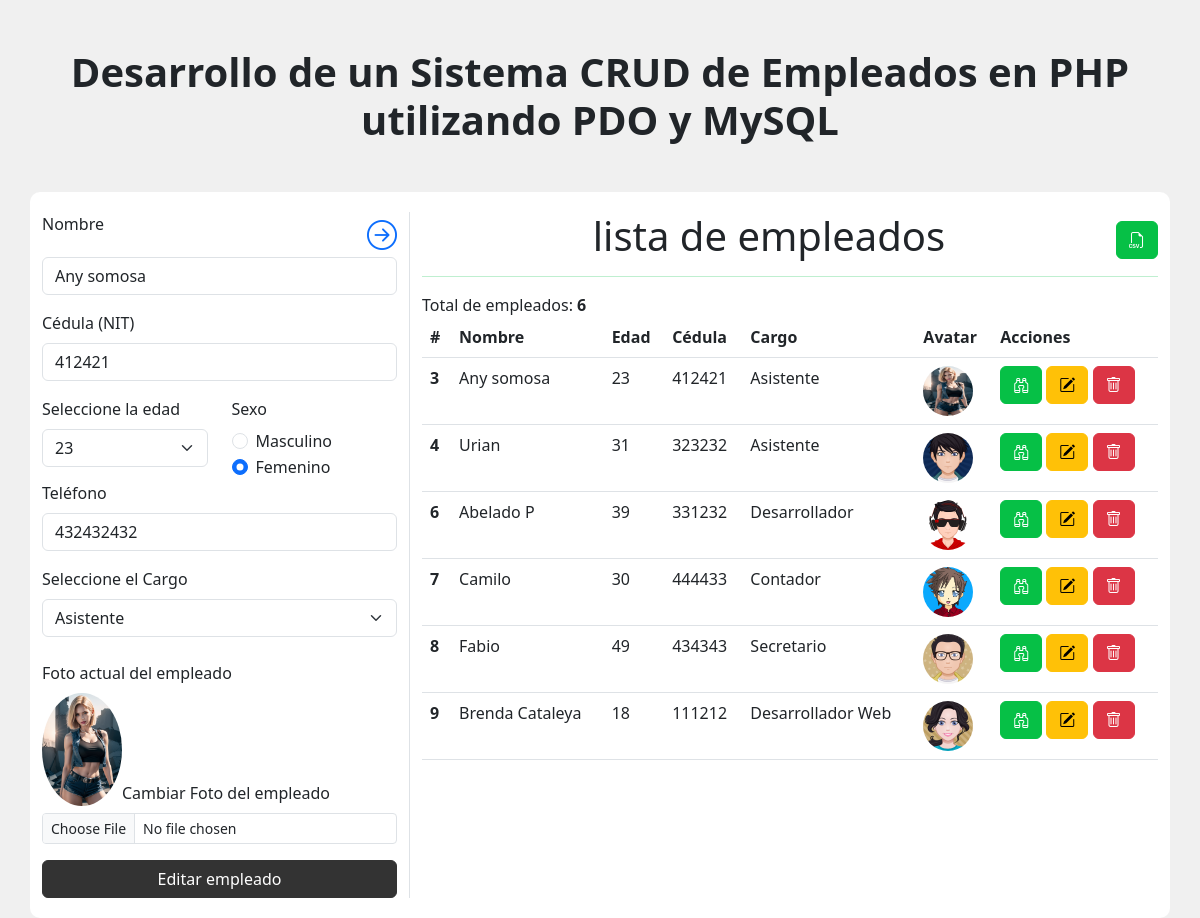
The page /index.php?id=3 on the database its author committed.
### tables this page shows
CREATE TABLE `tbl_empleados` (
  `id` int NOT NULL AUTO_INCREMENT,
  `nombre` varchar(100) NOT NULL,
  `edad` int DEFAULT NULL,
  `cedula` varchar(20) DEFAULT NULL,
  `sexo` varchar(10) DEFAULT NULL,
  `telefono` varchar(20) DEFAULT NULL,
  `cargo` varchar(100) DEFAULT NULL,
  `avatar` varchar(255) DEFAULT NULL,
  PRIMARY KEY (`id`)
);

### acciones/acciones.php (called while the page is built, shortened)
<?php
function obtenerEmpleados($conexion)
{
    $sql = "SELECT * FROM tbl_empleados ORDER BY id ASC";
    $resultado = $conexion->query($sql);
    return $resultado;
}
function obtenerDatosEmpleado($conexion, $id)
{
    $sql = ("SELECT * FROM tbl_empleados WHERE id = $id");
    $query = $conexion->query($sql);
    $empleado = $query->fetch_assoc();
    return $empleado;
}

### empleados.php (the view)
<div class="table-responsive">
    <table class="table table-hover" id="table_empleados">
        <thead>
            <tr>
                <th scope="col">#</th>
                <th scope="col">Nombre</th>
                <th scope="col">Edad</th>
                <th scope="col">Cédula</th>
                <th scope="col">Cargo</th>
                <th scope="col">Avatar</th>
                <th scope="col">Acciones</th>
            </tr>
        </thead>
        <tbody>
            <?php
            foreach ($empleados as $empleado) { ?>
                <tr id="empleado_<?php echo $empleado['id']; ?>">
                    <th scope='row'><?php echo $empleado['id']; ?></th>
                    <td><?php echo $empleado['nombre']; ?></td>
                    <td> <?php echo $empleado['edad']; ?></td>
                    <td><?php echo $empleado['cedula']; ?></td>
                    <td><?php echo $empleado['cargo']; ?></td>
                    <td>
                        <img class="rounded-circle" src="acciones/fotos_empleados/<?php echo $empleado['avatar']; ?>" alt=<?php echo $empleado['nombre']; ?> width="50" height="50">
                    </td>
                    <td>
                        <a title="Ver detalles del empleado" href="visualizar.php?id=<?php echo $empleado['id']; ?>" class="btn btn-success"><i class="bi bi-binoculars"></i></a>
                        <a title="Editar datos del empleado" href="index.php?id=<?php echo $empleado['id']; ?>" class="btn btn-warning"><i class="bi bi-pencil-square"></i></a>
                        <a title="Eliminar datos del empleado" href="#" class="btn btn-danger" onclick="eliminarEmpleado(<?php echo $empleado['id']; ?>, '<?php echo $empleado['avatar']; ?>')"><i class="bi bi-trash"></i></a>
                    </td>
                </tr>
            <?php } ?>
        </tbody>
    </table>
</div>

### formulario.php (shortened to what this page needs)
<?php
if (isset($datoEmpleadoEdit['id'])) { ?>
    <a href="./" class="float-end"><i class="bi bi-arrow-right-circle"></i></a>
<?php } ?>
<form action="<?php echo isset($datoEmpleadoEdit['id']) ? 'acciones/updateEmpleado.php' : 'acciones/acciones.php'; ?>" method="POST" enctype="multipart/form-data">
    <div class="mb-3">
        <label class="form-label">Nombre</label>
        <input type="text" name="nombre" class="form-control" value="<?php echo isset($datoEmpleadoEdit['nombre']) ? $datoEmpleadoEdit['nombre'] : ''; ?>" />
    </div>
    <div class="mb-3">
        <label class="form-label">Cédula (NIT)</label>
        <input type="text" name="cedula" class="form-control" value="<?php echo isset($datoEmpleadoEdit['cedula']) ? $datoEmpleadoEdit['cedula'] : ''; ?>" />
    </div>
    <div class="row">
        <div class="col-md-6">
            <label class="form-label">Seleccione la edad</label>
            <select class="form-select" name="edad" required>
                <?php
                for ($i = 18; $i <= 50; $i++) {
                    $selected = isset($datoEmpleadoEdit['edad']) && $datoEmpleadoEdit['edad'] == $i ? 'selected' : '';
                    echo "<option value='$i' $selected>$i</option>";
                } ?>
            </select>
        </div>
        <div class="col-md-6">
            <label class="form-label">Sexo</label>
            <div class="form-check">
                <input class="form-check-input" type="radio" name="sexo" id="sexo_m" value="Masculino" <?php echo (isset($datoEmpleadoEdit['sexo']) && $datoEmpleadoEdit['sexo'] == 'Masculino') ? 'checked' : ''; ?> checked>
                <label class="form-check-label" for="sexo_m">
                    Masculino
                </label>
            </div>
            <div class="form-check">
                <input class="form-check-input" type="radio" name="sexo" id="sexo_f" value="Femenino" <?php echo (isset($datoEmpleadoEdit['sexo']) && $datoEmpleadoEdit['sexo'] == 'Femenino') ? 'checked' : ''; ?>>
                <label class="form-check-label" for="sexo_f">
                    Femenino
                </label>
            </div>
        </div>
    </div>
    <div class="mb-3">
        <label class="form-label">Teléfono</label>
        <input type="number" name="telefono" class="form-control" value="<?php echo isset($datoEmpleadoEdit['telefono']) ? $datoEmpleadoEdit['telefono'] : ''; ?>" required />
    </div>
    <div class="mb-3">
        <label class="form-label">Seleccione el Cargo</label>
        <select name="cargo" class="form-select" required>
            <?php
            $cargos = array(
                "Gerente",
                "Asistente",
                "Analista",
                "Contador",
                "Secretario",
                "Desarrollador Web"
            );
            foreach ($cargos as $cargo) {
                $selected = ($cargo == $datoEmpleadoEdit['cargo']) ? 'selected' : '';
                echo "<option value='$cargo' $selected>$cargo</option>";
            }
            ?>
        </select>
    </div>
    <?php
    if (isset($datoEmpleadoEdit['id'])) { ?>
        <div class="mb-3 mt-4">
            <label class="form-label">Foto actual del empleado </label>
            <br>
            <img style="display: block;" class="rounded-circle float-start" src="acciones/fotos_empleados/<?php echo $datoEmpleadoEdit['avatar']; ?>" alt="Foto del empleado" width="80">
        </div>
        <br> <br>
    <?php }
    ?>
    <div class="mb-3 mt-4">
        <label class="form-label">Cambiar Foto del empleado</label>
        <input class="form-control form-control-sm" type="file" name="avatar" accept="image/png, image/jpeg" <?php echo !isset($datoEmpleadoEdit['id']) ? 'required' : ''; ?> />
    </div>
    <div class="d-grid gap-2">
        <button type="submit" class="btn btn-primary btn_add">
            <?php echo isset($datoEmpleadoEdit['id']) ? 'Editar' : 'Agregar'; ?> empleado
        </button>
    </div>
</form>

### assets/css/home.css (style rules this page uses)
body { background-color: #f0f0f0 !important; }
label { display: flex; justify-content: flex-start; }
.btn_add { width: 100%; border: 1px solid #333 !important; background-color: #333 !important; }
.btn-success { border: 1px solid #06c046 !important; background-color: #06c046 !important; }
.bi-arrow-right-circle { font-size: 30px; }

### rows shown on the page
tbl_empleados: nombre "Any somosa", cedula "412421", sexo "☐ Masculino", sexo "☑ Femenino", telefono "432432432", avatar (picture), id "3", edad "23", cargo "Asistente"
tbl_empleados: id "4", nombre "Urian", edad "31", cedula "323232", cargo "Asistente", avatar (picture)
tbl_empleados: id "6", nombre "Abelado P", edad "39", cedula "331232", cargo "Desarrollador", avatar (picture)
tbl_empleados: id "7", nombre "Camilo", edad "30", cedula "444433", cargo "Contador", avatar (picture)
tbl_empleados: id "8", nombre "Fabio", edad "49", cedula "434343", cargo "Secretario", avatar (picture)
tbl_empleados: id "9", nombre "Brenda Cataleya", edad "18", cedula "111212", cargo "Desarrollador Web", avatar (picture)

### other values the page prints
$totalEmpleados "6"
form field edad "23"
form field cargo "Asistente"
